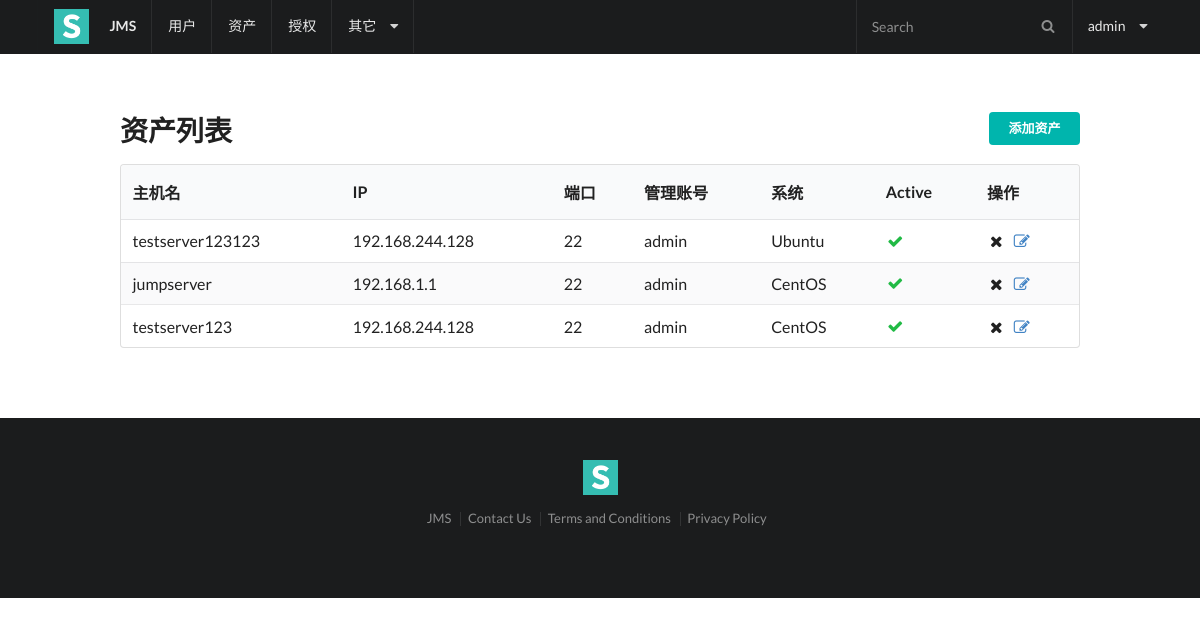
Page /assets/ (signed in) on the earlier database version.
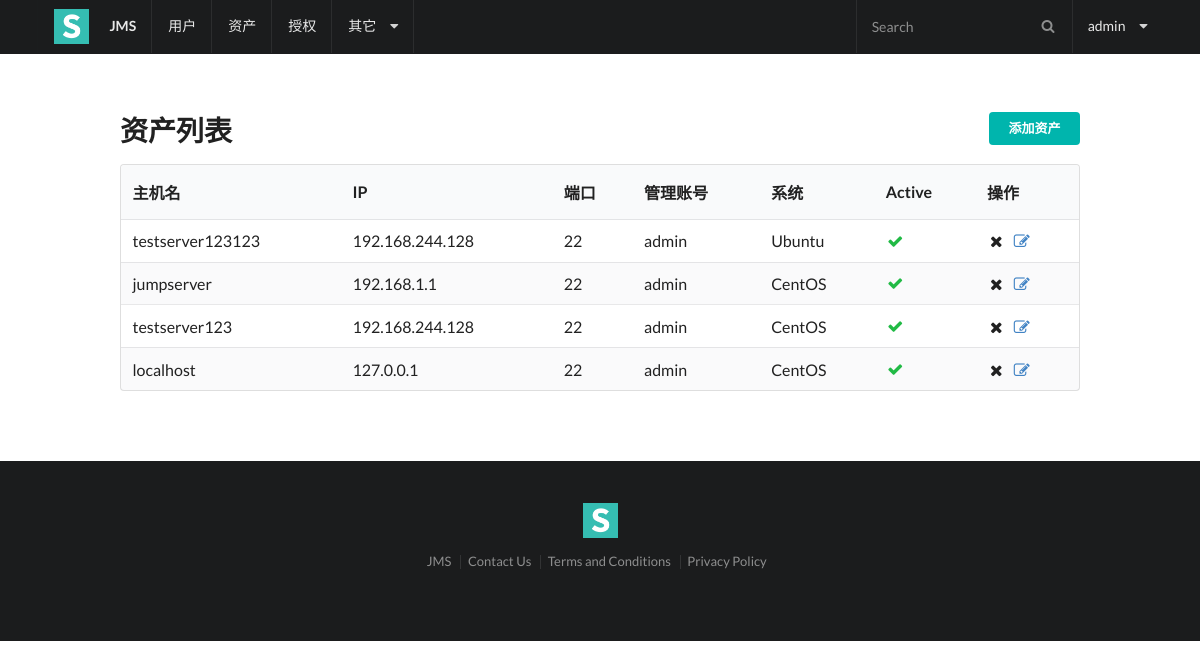
Same page on the later database version.
### assets/models.py (models this page shows, shortened)
class Asset(models.Model):
    OS_CHOICE = [
        ('C', 'CentOS'),
        ('U', 'Ubuntu'),
        ('D', 'Debian'),
        ('R', 'Redhat'),
        ('B', 'BSD'),
    ]
    hostname = models.CharField(verbose_name="Hostname", unique=True, max_length=128)
    ip = models.GenericIPAddressField(verbose_name='IP', unique=True)
    port = models.IntegerField(default=22, verbose_name='端口')
    username = models.CharField(max_length=20, verbose_name='管理用户名')
    password = models.CharField(max_length=32, verbose_name='管理密码')
    os = models.CharField(choices=OS_CHOICE, max_length=2, verbose_name='系统平台', default="C")
    is_active = models.BooleanField(default=True, verbose_name='激活')

### assets/views.py (the view)
class AssetListView(LoginRequiredMixin, ListView):
    model = Asset
    context_object_name = 'assets'
    template_name = "assets/list.html"

### assets/templates/assets/list.html (shortened to what this page needs)
{% extends 'base.html' %}
{% block content %}
    <a class="ui right floated small teal labeled button" id="asset_add_btn" href="{% url 'assets:add' %}">添加资产 </a>
    <h1 class="ui header">资产列表</h1>
    <table class="ui striped table">
        <thead>
        <tr>
            <th>主机名</th>
            <th>IP</th>
            <th>端口</th>
            <th>管理账号</th>
            <th>系统</th>
            <th>Active</th>
            <th>操作</th>
        </tr>
        </thead>
        <tbody>
        {% for asset in assets %}
            <tr {% if not asset.is_active %} class="error" {% endif %}>
                <td>{{ asset.hostname }}</td>
                <td>{{ asset.ip }}</td>
                <td>{{ asset.port }}</td>
                <td>{{ asset.username }}</td>
                <td>{{ asset.get_os_display }}</td>
                {% if not user.is_active %}
                    <td class="error"><i class="attention icon"></i> 否</td>
                {% else %}
                    <td class="aligned">
                        <i class="green checkmark icon"></i>
                    </td>
                {% endif %}
                <td>
                   <i class="remove asset icon" href="{% url 'assets:del' asset.id %}" value="{{ asset.id }}"></i>
                   <a href="{% url 'assets:update' asset.id %}" ><i class="edit icon"></i></a>
                </td>
            </tr>
        {% endfor %}
        </tbody>
    </table>
{% endblock %}

Differences in the rows shown:
added Asset: hostname "localhost", ip "127.0.0.1", port "22", username "admin", os "CentOS", {{ asset.id }} 5 (drawn)
